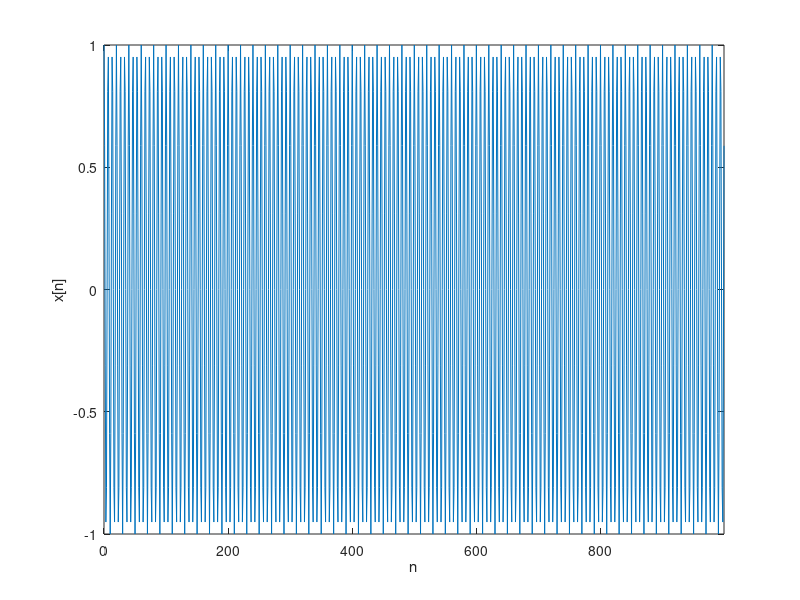

This chart was generated by the following MATLAB code: (Note: this script raises an error after producing the figure.)
clc;
clear all;
close all;
%% Q2
N=1000;
n=0:N-1;
% Q2.1 Simple Sinusoid
f0=0.15;
x=cos(2*pi*f0*n);
% Q2.1.1
figure,plot(n,x),axis('tight');
xlabel('n'),ylabel('x[n]');
% Q2.1.2
Istep=5;
Nfft=1024;
Nw=round(0.1*Nfft);
h=hamming(Nw);
PlotFlag=1;
Px=Spectrogram(x,Istep,Nfft,h,PlotFlag);
% Q2.2 Four Sinusoids
f1=0.1;
f2=0.2;
f3=0.3;
f4=0.4;
n0=0:249;
x=[cos(2*pi*f1*n0) cos(2*pi*f2*n0) cos(2*pi*f3*n0) cos(2*pi*f4*n0)];
% Q2.2.1
figure,plot(n,x),axis('tight');
xlabel('n'),ylabel('x[n]');
% Q2.2.2
Px=Spectrogram(x,Istep,Nfft,h,PlotFlag);
% Q2.2.3 
Nw1=10;
h=hamming(Nw1);
Px=Spectrogram(x,Istep,Nfft,h,PlotFlag);
Nw2=200;
h=hamming(Nw2);
Px=Spectrogram(x,Istep,Nfft,h,PlotFlag);
% Q2.3 Linear chirp

% Q2.3.1
N=100000;
n=0:N-1;
f1=0.1;
f2=0.3;
f0=f1;
Beta=2*pi*(f2-f1)/N;
x=cos(2*pi*f0*n+Beta*n.^2/2);
figure,plot(n,x),axis('tight');
xlabel('n'),ylabel('x[n]');
% Q2.3.2
Nw=100;
h=hamming(Nw);
Px=Spectrogram(x,Istep,Nfft,h,PlotFlag);
% Q2.4
x=load('TF_Signal.txt','-ascii');
Px=Spectrogram(x.',Istep,Nfft,h,PlotFlag);
